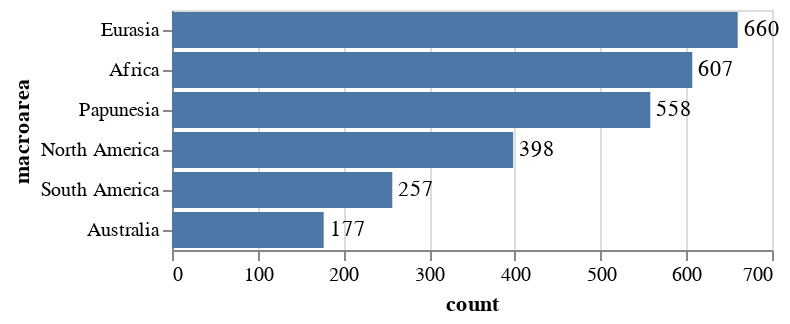

The notebook cell this image was saved under:
### Code cell
bars = alt.Chart(lan_macro).mark_bar().encode(
    x='count',
    y=alt.Y('macroarea:N', sort='-x')
)
text = bars.mark_text(
    align='left',
    baseline='middle',
    dx=3
).encode(
    text='count:Q'
)

print("Bar Chart of the total number of languages by macroarea, desc:")
(bars + text)

### Figure 1 — Vega-Lite specification as saved in the notebook (floating-point values rounded to 4 significant figures)
{"config": {"view": {"continuousWidth": 300, "continuousHeight": 300}}, "layer": [{"mark": {"type": "bar"}, "encoding": {"x": {"field": "count", "type": "quantitative"}, "y": {"field": "macroarea", "sort": "-x", "type": "nominal"}}}, {"mark": {"type": "text", "align": "left", "baseline": "middle", "dx": 3}, "encoding": {"text": {"field": "count", "type": "quantitative"}, "x": {"field": "count", "type": "quantitative"}, "y": {"field": "macroarea", "sort": "-x", "type": "nominal"}}}], "data": {"name": "data-45a01d5b7e3425f9aa4b0068b7c911da"}, "$schema": "https://vega.github.io/schema/vega-lite/v5.16.3.json", "datasets": {"data-45a01d5b7e3425f9aa4b0068b7c911da": [{"macroarea": "Eurasia", "count": 660}, {"macroarea": "Africa", "count": 607}, {"macroarea": "Papunesia", "count": 558}, {"macroarea": "North America", "count": 398}, {"macroarea": "South America", "count": 257}, {"macroarea": "Australia", "count": 177}]}}
